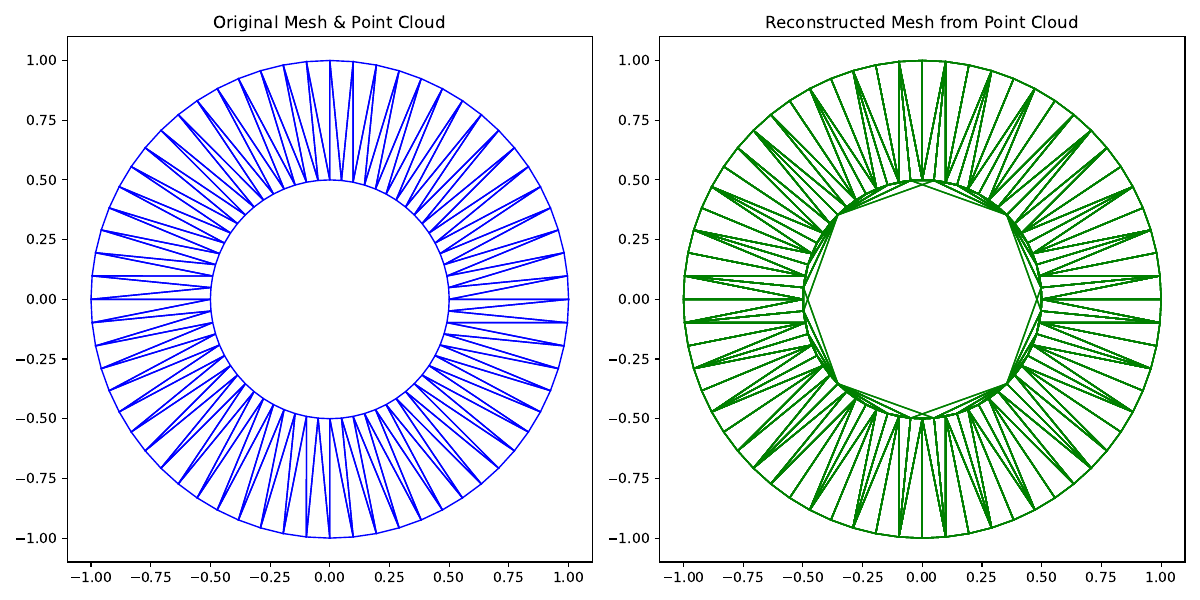

The Python source for this figure:
import matplotlib.pyplot as plt
from comgeo.core.vertex import Vertex2D, Vertex3D
from comgeo.core.mesh.triangle_mesh import TriangleMesh2D
from comgeo.core.mesh.primitives.face import Face
from comgeo.functional.mesh.delaunay.dt import delaunay_triangulation_naive
import os

def plot_mesh_and_points(mesh: TriangleMesh2D, recon_mesh: TriangleMesh2D, pdf_path: str):
	fig, axes = plt.subplots(1, 2, figsize=(12, 6))
	# Plot original mesh and point cloud on the left
	ax1 = axes[0]
	for face in mesh.faces:
		face: Face
		coords = [mesh.vertices[i] for i in face.vertex_ids]
		xs = [v.x for v in coords]
		ys = [v.y for v in coords]
		xs.append(xs[0])
		ys.append(ys[0])
		ax1.plot(xs, ys, color='blue', linewidth=1)
	# Removed point cloud plotting
	ax1.set_title('Original Mesh & Point Cloud')
	ax1.set_aspect('equal')

	# Plot reconstructed mesh on the right
	ax2 = axes[1]
	for face in recon_mesh.faces:
		coords = [recon_mesh.vertices[i] for i in face.vertex_ids]
		xs = [v.x for v in coords]
		ys = [v.y for v in coords]
		xs.append(xs[0])
		ys.append(ys[0])
		ax2.plot(xs, ys, color='green', linewidth=1)
	ax2.set_title('Reconstructed Mesh from Point Cloud')
	ax2.set_aspect('equal')

	plt.tight_layout()
	plt.savefig(pdf_path)
	plt.close()

if __name__ == "__main__":
	base_dir = os.path.dirname(os.path.abspath(__file__))
	mesh_path = os.path.normpath(os.path.join(base_dir, '..', '..', 'sample', '2dmesh', 'o.obj'))
	pdf_path = os.path.join(base_dir, "2d_recon.pdf")
	mesh = TriangleMesh2D.from_file_path(mesh_path)
	recon_mesh = delaunay_triangulation_naive(mesh.vertices, verbose=True, progress_bar=False, refine=False)
	plot_mesh_and_points(mesh, recon_mesh, pdf_path)